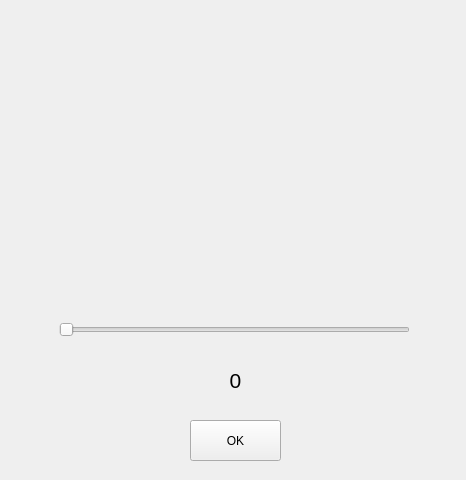
<?xml version="1.0" encoding="UTF-8"?>
<ui version="4.0">
 <class>FormNoise</class>
 <widget class="QWidget" name="FormNoise">
  <property name="geometry">
   <rect>
    <x>0</x>
    <y>0</y>
    <width>466</width>
    <height>480</height>
   </rect>
  </property>
  <property name="windowTitle">
   <string>Noise</string>
  </property>
  <widget class="QSlider" name="horizontalSlider">
   <property name="geometry">
    <rect>
     <x>59</x>
     <y>320</y>
     <width>351</width>
     <height>20</height>
    </rect>
   </property>
   <property name="maximum">
    <number>10</number>
   </property>
   <property name="orientation">
    <enum>Qt::Horizontal</enum>
   </property>
   <property name="invertedAppearance">
    <bool>false</bool>
   </property>
   <property name="invertedControls">
    <bool>false</bool>
   </property>
   <property name="tickInterval">
    <number>0</number>
   </property>
  </widget>
  <widget class="QLabel" name="label">
   <property name="geometry">
    <rect>
     <x>210</x>
     <y>360</y>
     <width>51</width>
     <height>41</height>
    </rect>
   </property>
   <property name="font">
    <font>
     <pointsize>16</pointsize>
    </font>
   </property>
   <property name="text">
    <string>0</string>
   </property>
   <property name="alignment">
    <set>Qt::AlignCenter</set>
   </property>
  </widget>
  <widget class="QPushButton" name="pushButton">
   <property name="geometry">
    <rect>
     <x>190</x>
     <y>420</y>
     <width>91</width>
     <height>41</height>
    </rect>
   </property>
   <property name="text">
    <string>OK</string>
   </property>
  </widget>
  <widget class="QLabel" name="label_img">
   <property name="geometry">
    <rect>
     <x>110</x>
     <y>30</y>
     <width>261</width>
     <height>271</height>
    </rect>
   </property>
   <property name="text">
    <string/>
   </property>
   <property name="pixmap">
    <pixmap>img.png</pixmap>
   </property>
  </widget>
 </widget>
 <resources/>
 <connections>
  <connection>
   <sender>horizontalSlider</sender>
   <signal>valueChanged(int)</signal>
   <receiver>label</receiver>
   <slot>setNum(int)</slot>
   <hints>
    <hint type="sourcelabel">
     <x>158</x>
     <y>336</y>
    </hint>
    <hint type="destinationlabel">
     <x>252</x>
     <y>379</y>
    </hint>
   </hints>
  </connection>
 </connections>
</ui>
